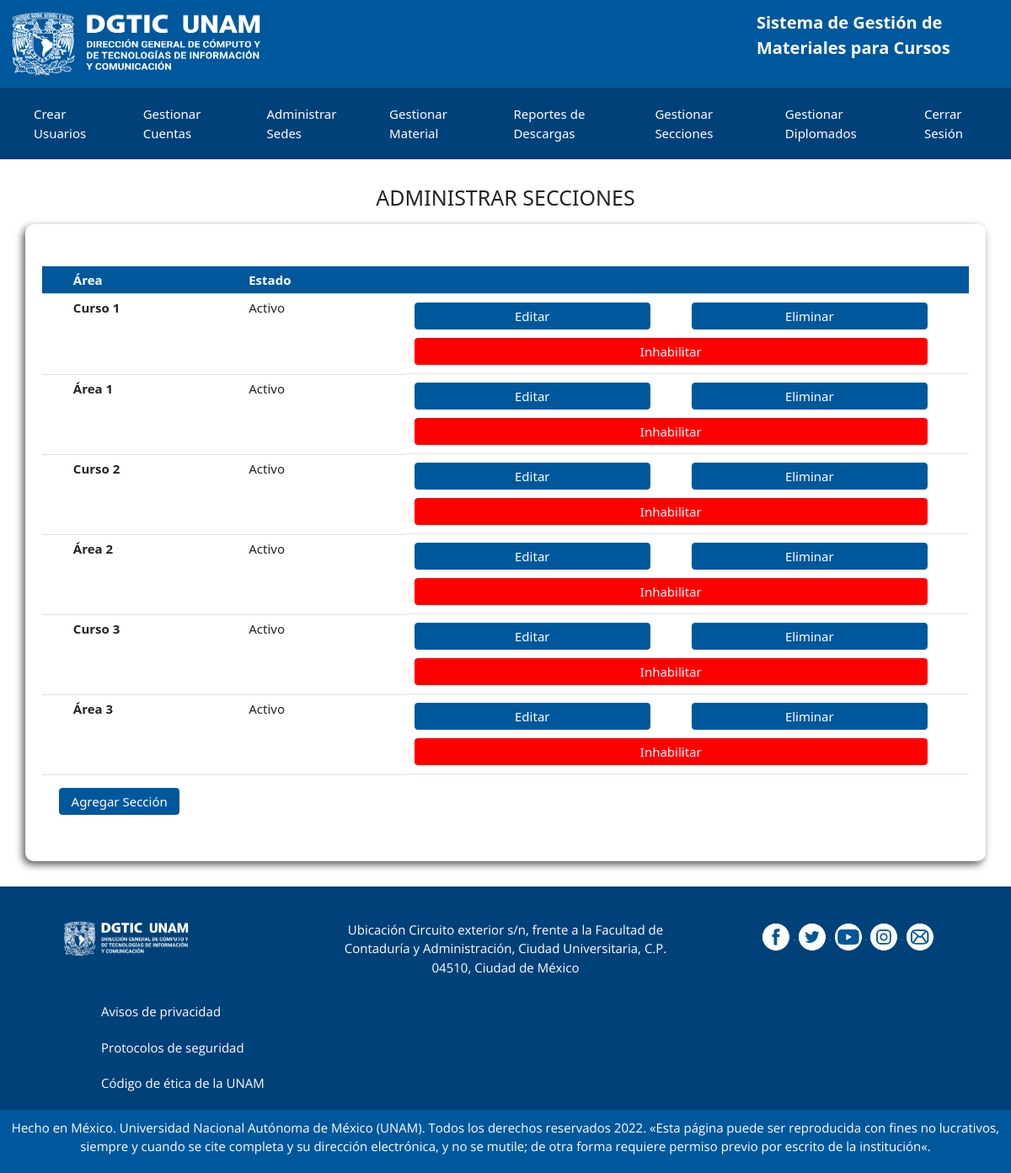
The page /view/admin/admin-manage-section.php (signed in) on the database as committed earlier.
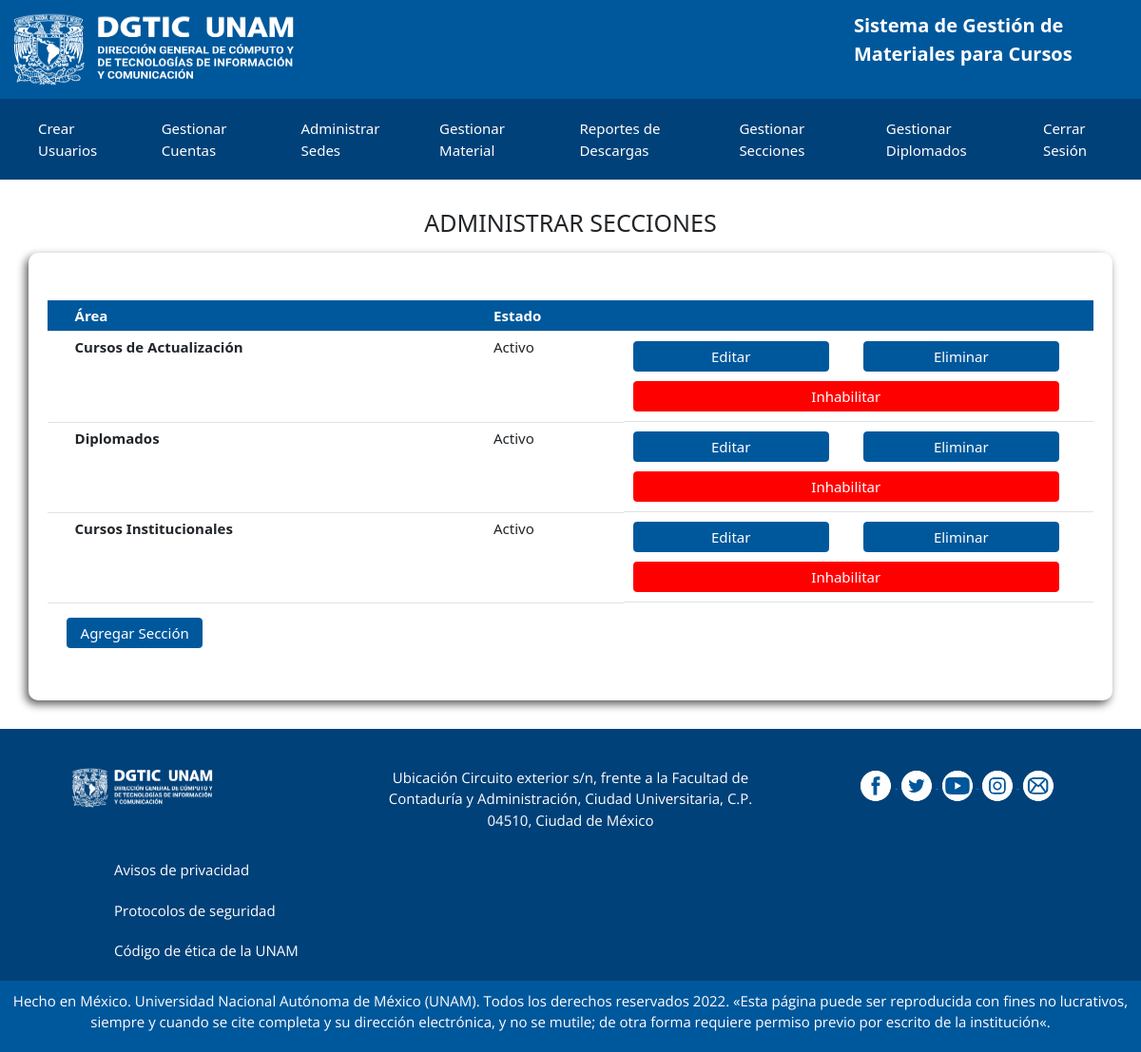
The same page on the database as committed later.
### tables this page shows
CREATE TABLE `secciones` (
  `Seccion_Id` int(11) NOT NULL,
  `SeccionNombre` varchar(100) NOT NULL,
  `EstadoSeccion` int(11) NOT NULL
);

### models/Qselect/select-section.php (called while the page is built, shortened)
<?php
 class SelectSection{
    public $connection;
    public function __construct()
    {
        $this -> connection = new Conexion();
    }
    public function getSection()
    {
        try {
            $connect = $this -> connection -> conectar();
            $connect->setAttribute(PDO::ATTR_ERRMODE, PDO::ERRMODE_EXCEPTION);
            $query = "SELECT Seccion_Id, SeccionNombre, EstadoSeccion FROM secciones";
            $queryP = $connect -> prepare($query);
            $queryP -> execute();
            $resultado = $queryP->fetchAll(PDO::FETCH_ASSOC);
        } catch (PDOException $ex) {
            echo 'Error: ' .$ex->getMessage();
        }
        return $resultado;
    }
 }
?>

### view/layouts/templates/manage-section.php (the view, shortened to what this page needs)
<?php
include(BD_SELECT . 'select-section.php');
$section = new SelectSection();
$infoSection = $section->getSection();
?>
<h1 class="titulo">Administrar Secciones</h1>
<div class="container text-container sombra">
    <table class="table tabla-sede">
        <thead class="encabezado">
            <tr>
                <th> </th>
                <th>Área</th>
                <th>Estado</th>
                <th> </th>
            </tr>
        </thead>
        <tbody>
            <?php
            foreach ($infoSection as $infoSection) {
            ?>
                <form action="" method="post">
                    <tr>
                        <th>
                        </th>
                        <th><?php echo $infoSection['SeccionNombre']; ?></th>
                        <td><?php echo ($infoSection['EstadoSeccion'] == 1) ? "Activo" : "Inactivo"; ?></td>
                        <td class="btn-tabla-container">
                            <button type="submit" name="editar" class="btn btn-primary btn-tabla">Editar</button>
                            <button type="submit" name="eliminar" class="btn btn-primary btn-tabla">Eliminar</button>
                            <button type="submit" name="<?php echo (!$infoSection['EstadoSeccion']) ? "habilitar" : "deshabilitar"; ?>" class="btn btn-primary btn-tabla btn-hab <?php echo (!$infoSection['EstadoSeccion']) ? "btn-habilitar" : "btn-inhabilitar"; ?>"><?php echo (!$infoSection['EstadoSeccion']) ? "Habilitar" : "Inhabilitar"; ?></button>
                        </td>
                    </tr>
                </form>
            <?php } ?>
        </tbody>
    </table>
    <div class="container text-center">
        <div class="row justify-content-start">
            <div class="col-2 ">
                <button type="button" id="addInput" class="btn btn-primary btn-tabla">Agregar Sección</button>
            </div>
        </div>
    </div>
</div>

### view/admin/admin-manage-section.php (shortened to what this page needs)
<!DOCTYPE html>
<html lang="es">
<?php include(LAYOUT . '/head.php'); ?>
<body>
    <?php include(LAYOUT . '/header.php'); ?>
    <?php include(LAYOUT . "/navbar-users/navbarAdmin.php"); ?>
    <?php include(LAYOUT . "/templates/manage-section.php"); ?>
    <?php include(LAYOUT . '/footer.php'); ?>
</body>
</html>

### view/layouts/head.php (shortened to what this page needs)
<head>
    <link rel="stylesheet" href="/inventario_dgtic/view/main.css">
    <link rel="stylesheet" href="/inventario_dgtic/view/css/normalize.css">
    <link rel="stylesheet" href="/inventario_dgtic/view/css/styles.css">
    <link rel="stylesheet" href="https://cdn.datatables.net/1.13.5/css/jquery.dataTables.css" />
</head>

### view/layouts/header.php (shortened to what this page needs)
<div class="header">
    <header>
        <a href="https://www.tic.unam.mx/">
            <img class="logo" src="/inventario_dgtic/public/img/logo_DGTIC_blanco.png" alt="Logo DGTIC">
        </a>
        <p class="texto-header">Sistema de Gestión de Materiales para Cursos</p>
    </header>
</div>

### view/layouts/navbar-users/navbarAdmin.php
<div class="nav-bg">
    <nav class="navegacion-principal">
        <a href="/inventario_dgtic/view/admin/create-user.php">Crear Usuarios</a>
        <a href="/inventario_dgtic/view/admin/manage-account.php"">Gestionar Cuentas</a>
        <a href="/inventario_dgtic/view/admin/admin-sedes.php">Administrar Sedes</a>
        <a href="/inventario_dgtic/view/admin/manage-material.php">Gestionar Material</a>
        <a href="/inventario_dgtic/view/admin/manage-downloads.php">Reportes de Descargas</a>
        <a href="/inventario_dgtic/view/admin/admin-manage-section.php">Gestionar Secciones</a>
        <a href="/inventario_dgtic/view/admin/admin-manage-diplomado.php">Gestionar Diplomados</a>
        <a href="/inventario_dgtic/controllers/logout.php">Cerrar Sesión</a>
    </nav>
</div>

### view/layouts/footer.php (shortened to what this page needs)
<footer class="footer">
    <div class="pie2">
        <div class="logo">
            <img class="logo2" src="/inventario_dgtic/public/img/logo_DGTIC_blanco.png" alt="Logo DGTIC">
        </div>
        <div class="aviso">
            <a class="elemento-aviso textoF" href="https://www.tic.unam.mx/avisosprivacidad/">Avisos de privacidad</a>
            <a class="elemento-aviso textoF" href="https://www.tic.unam.mx/protocolos-de-seguridad/">Protocolos de seguridad</a>
            <a class="elemento-aviso textoF" href="https://www.tic.unam.mx/wp-content/uploads/2023/02/codigo-etica-unam.pdf">Código de ética de la UNAM</a>
        </div>
        <div class="ubicacion">
            <p class="textoF">Ubicación Circuito exterior s/n, frente a la Facultad de Contaduría y Administración, Ciudad Universitaria, C.P. 04510, Ciudad de México</p>
        </div>
        <div class="redesSociales">
            <a href="https://www.facebook.com/unamdigitaldgtic/?epa=SEARCH_BOX">
                <img class="icono" src="/inventario_dgtic/public/img/facebook.png" alt="icono_facebook">
            </a>
            <a href="https://twitter.com/UNAMdigital?ref_src=twsrc%5Egoogle%7Ctwcamp%5Eserp%7Ctwgr%5Eauthor">
                <img class="icono" src="/inventario_dgtic/public/img/twitter.png" alt="icono_twitter">
            </a>
            <a href="https://www.youtube.com/@unamdigital4791/featured">
                <img class="icono" src="/inventario_dgtic/public/img/youtube.png" alt="icono_youtube">
            </a>
            <a href="https://www.instagram.com/unam_digital/">
                <img class="icono" src="/inventario_dgtic/public/img/ig.png" alt="icono_instagram">
            </a>
            <a href="mailto:contacto.tic@unam.mx">
                <img class="icono" src="/inventario_dgtic/public/img/mail.png" alt="icono_mail">
            </a>
        </div>
    </div>
    <div class="pie1">
        <p class="textoF">Hecho en México. Universidad Nacional Autónoma de México (UNAM). Todos los derechos reservados 2022. «Esta página puede ser reproducida con fines no lucrativos, siempre y cuando se cite completa y su dirección electrónica, y no se mutile; de otra forma requiere permiso previo por escrito de la institución«.</p>
    </div>
</footer>

### view/css/styles.css (style rules this page uses)
:root { --principal: #00589c; --secundario: #004179; --texto1: #fff; --texto2: #666666; }
html { font-size: 62.5%; box-sizing: border-box; }
*, *:before, *:after { box-sizing: inherit; }
.header { background-color: var(--principal); }
header { display: flex; justify-content: space-between; padding: 1%; }
.logo { width: 30rem; height: 8rem; }
.texto-header { font-family: system-ui, -apple-system, BlinkMacSystemFont, 'Segoe UI', Roboto, Oxygen, Ubuntu, Cantarell, 'Open Sans', 'Helvetica Neue', sans-serif; font-size: 2rem; color: white; font-weight: bold; width: 27rem; margin-right: 2rem; }
.titulo { font-size: 2.5rem; text-transform: uppercase; text-align: center; }
.nav-bg { background-color: var(--secundario); }
.navegacion-principal { display: flex; justify-content: center; padding: 1rem; margin-bottom: 3rem; }
.navegacion-principal a { font-size: 1.5rem; color: var(--texto1); text-decoration: none; margin-left: 2rem; margin-right: 2rem; padding: 1rem; }
.textoF { text-decoration: none; color: var(--texto1); font-family: 'Open Sans', sans-serif; font-size: 1.5rem; }
.pie2 { background: var(--secundario); display: grid; grid-template-columns: repeat(3, 1fr); grid-template-rows: repeat(2, auto); column-gap: 2rem; padding: 0%; text-align: center; margin-top: 3rem; }
.aviso { grid-row: 2/3; row-gap: 2rem; padding: 2rem; display: grid; grid-template-rows: repeat(3, auto); text-align: justify; padding-left: 12rem; }
.pie1 { padding: 1rem; background-color: var(--principal); text-align: center; }
.logo2 { width: 50%; padding-top: 4rem; }
.ubicacion { padding-top: 4rem; }
.redesSociales { padding-top: 4rem; }
.icono { width: 4rem; }
.form-search input, button { padding: .5rem; font-size: 1.5rem; }
.sombra { padding: 5rem 2rem 5rem 2rem; border-radius: 1rem; -webkit-box-shadow: -3px 4px 10px 0px rgba(0,0,0,0.65); -moz-box-shadow: -3px 4px 10px 0px rgba(0,0,0,0.65); box-shadow: -3px 4px 10px 0px rgba(0,0,0,0.65); }
.encabezado { background: var(--principal); font-size: 1.5rem; padding: 1rem; color: var(--texto1); }
.btn-tabla-container { display: grid; grid-template-columns: repeat(2, 1fr); }
.btn-tabla { font-size: 1.5rem; margin: .5rem; width: 85%; }
.btn-hab { width: 185%; }
.btn-inhabilitar { background-color: red; border-color: red; }
.text-container { font-size: 1.5rem; }
.tabla-sede { align-content: center; }

Rows that differ between the two databases and show on the page:
removed secciones: SeccionNombre "Área 2", EstadoSeccion "Activo"
removed secciones: SeccionNombre "Curso 3", EstadoSeccion "Activo"
removed secciones: SeccionNombre "Área 3", EstadoSeccion "Activo"
changed secciones: SeccionNombre "Curso 1" → "Cursos de Actualización"
changed secciones: SeccionNombre "Área 1" → "Diplomados"
changed secciones: SeccionNombre "Curso 2" → "Cursos Institucionales"
